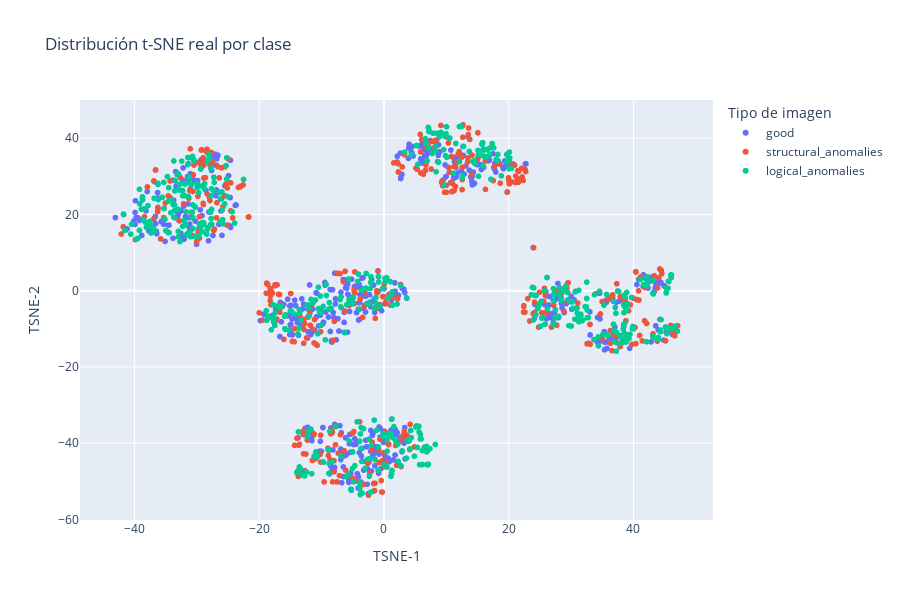
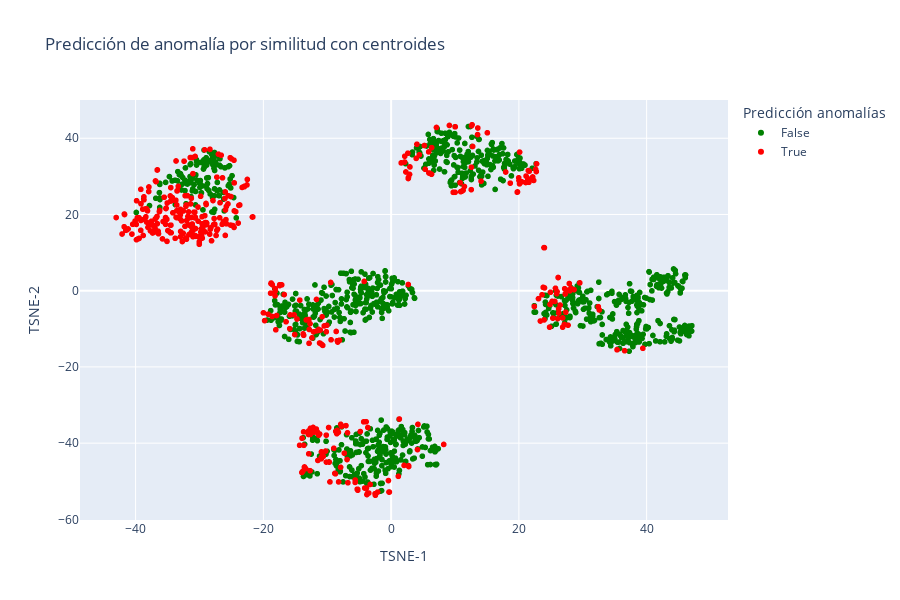

These figures' notebook cell, in order:
### Code cell
import plotly.express as px
from sklearn.manifold import TSNE

# t-SNE para reducir a 2D
tsne = TSNE(n_components=2, random_state=42, perplexity=30, init='pca')
embeddings_2d = tsne.fit_transform(embeddings_test)

# Añadir al DataFrame
df_test['TSNE-1'] = embeddings_2d[:, 0]
df_test['TSNE-2'] = embeddings_2d[:, 1]



# Visualización 1: Coloreado por clase real
fig1 = px.scatter(
    df_test, x='TSNE-1', y='TSNE-2',
    color='Clase Anomalia',
    labels={'Clase Anomalia': 'Tipo de imagen'},
    hover_data=['Nombre Carpeta', 'Tópico', 'Similitud con centroide'],
    title='Distribución t-SNE real por clase',
    width=900, height=600
)
fig1.show()



# Visualización 2: Coloreado por predicción de anomalía (similitud)
fig2 = px.scatter(
    df_test, x='TSNE-1', y='TSNE-2',
    color='Pred_anómalo_por_similitud',
    labels={'Pred_anómalo_por_similitud' : 'Anomalía predicha'},
    color_discrete_map={True: 'red', False: 'green'},
    hover_data=['Nombre Carpeta', 'Clase Anomalia', 'Similitud con centroide'],
    title='Predicción de anomalía por similitud con centroides',
    width=900, height=600
)
fig2.show()

### Figure 1 — Plotly figure (JSON) as saved in the notebook; plotly's stock layout.template omitted (floating-point values rounded to 4 significant figures; data arrays with more than 128 entries replaced by an {"elided": "..."} marker saying what was removed)
{"data": [{"customdata": {"elided": "563x3 mixed values"}, "hovertemplate": "Tipo de imagen=good<br>TSNE-1=%{x}<br>TSNE-2=%{y}<br>Nombre Carpeta=%{customdata[0]}<br>Tópico=%{customdata[1]}<br>Similitud con centroide=%{customdata[2]}<extra></extra>", "legendgroup": "good", "marker": {"color": "#636efa", "symbol": "circle"}, "mode": "markers", "name": "good", "showlegend": true, "type": "scattergl", "x": {"elided": "563 float values"}, "xaxis": "x", "y": {"elided": "563 float values"}, "yaxis": "y"}, {"customdata": {"elided": "417x3 mixed values"}, "hovertemplate": "Tipo de imagen=structural_anomalies<br>TSNE-1=%{x}<br>TSNE-2=%{y}<br>Nombre Carpeta=%{customdata[0]}<br>Tópico=%{customdata[1]}<br>Similitud con centroide=%{customdata[2]}<extra></extra>", "legendgroup": "structural_anomalies", "marker": {"color": "#EF553B", "symbol": "circle"}, "mode": "markers", "name": "structural_anomalies", "showlegend": true, "type": "scattergl", "x": {"elided": "417 float values"}, "xaxis": "x", "y": {"elided": "417 float values"}, "yaxis": "y"}, {"customdata": {"elided": "550x3 mixed values"}, "hovertemplate": "Tipo de imagen=logical_anomalies<br>TSNE-1=%{x}<br>TSNE-2=%{y}<br>Nombre Carpeta=%{customdata[0]}<br>Tópico=%{customdata[1]}<br>Similitud con centroide=%{customdata[2]}<extra></extra>", "legendgroup": "logical_anomalies", "marker": {"color": "#00cc96", "symbol": "circle"}, "mode": "markers", "name": "logical_anomalies", "showlegend": true, "type": "scattergl", "x": {"elided": "550 float values"}, "xaxis": "x", "y": {"elided": "550 float values"}, "yaxis": "y"}], "layout": {"height": 600, "legend": {"title": {"text": "Tipo de imagen"}, "tracegroupgap": 0}, "title": {"text": "Distribución t-SNE real por clase"}, "width": 900, "xaxis": {"anchor": "y", "domain": [0, 1], "title": {"text": "TSNE-1"}}, "yaxis": {"anchor": "x", "domain": [0, 1], "title": {"text": "TSNE-2"}}}}

### Figure 2 — Plotly figure (JSON) as saved in the notebook; plotly's stock layout.template omitted (floating-point values rounded to 4 significant figures; data arrays with more than 128 entries replaced by an {"elided": "..."} marker saying what was removed)
{"data": [{"customdata": {"elided": "1079x3 mixed values"}, "hovertemplate": "Predicción anomalías=False<br>TSNE-1=%{x}<br>TSNE-2=%{y}<br>Nombre Carpeta=%{customdata[0]}<br>Clase Anomalia=%{customdata[1]}<br>Similitud con centroide=%{customdata[2]}<extra></extra>", "legendgroup": "False", "marker": {"color": "green", "symbol": "circle"}, "mode": "markers", "name": "False", "showlegend": true, "type": "scattergl", "x": {"elided": "1079 float values"}, "xaxis": "x", "y": {"elided": "1079 float values"}, "yaxis": "y"}, {"customdata": {"elided": "451x3 mixed values"}, "hovertemplate": "Predicción anomalías=True<br>TSNE-1=%{x}<br>TSNE-2=%{y}<br>Nombre Carpeta=%{customdata[0]}<br>Clase Anomalia=%{customdata[1]}<br>Similitud con centroide=%{customdata[2]}<extra></extra>", "legendgroup": "True", "marker": {"color": "red", "symbol": "circle"}, "mode": "markers", "name": "True", "showlegend": true, "type": "scattergl", "x": {"elided": "451 float values"}, "xaxis": "x", "y": {"elided": "451 float values"}, "yaxis": "y"}], "layout": {"height": 600, "legend": {"title": {"text": "Predicción anomalías"}, "tracegroupgap": 0}, "title": {"text": "Predicción de anomalía por similitud con centroides"}, "width": 900, "xaxis": {"anchor": "y", "domain": [0, 1], "title": {"text": "TSNE-1"}}, "yaxis": {"anchor": "x", "domain": [0, 1], "title": {"text": "TSNE-2"}}}}
